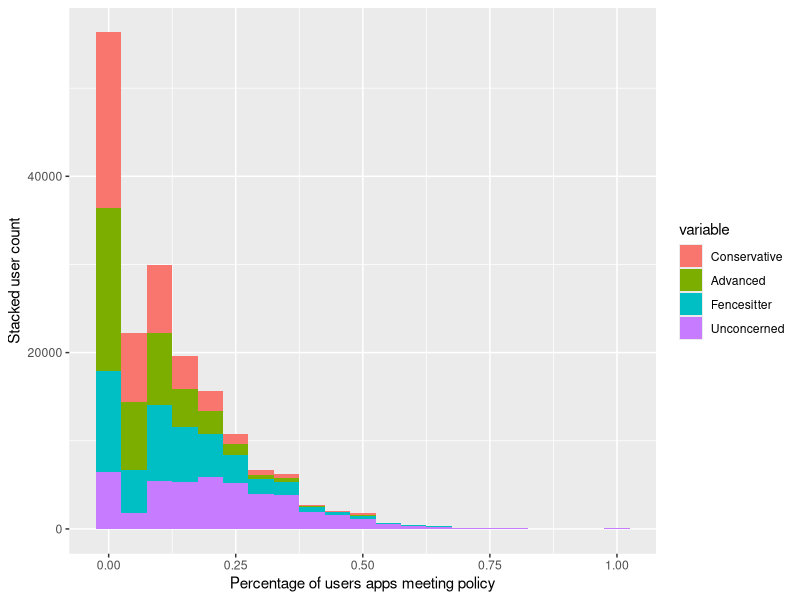
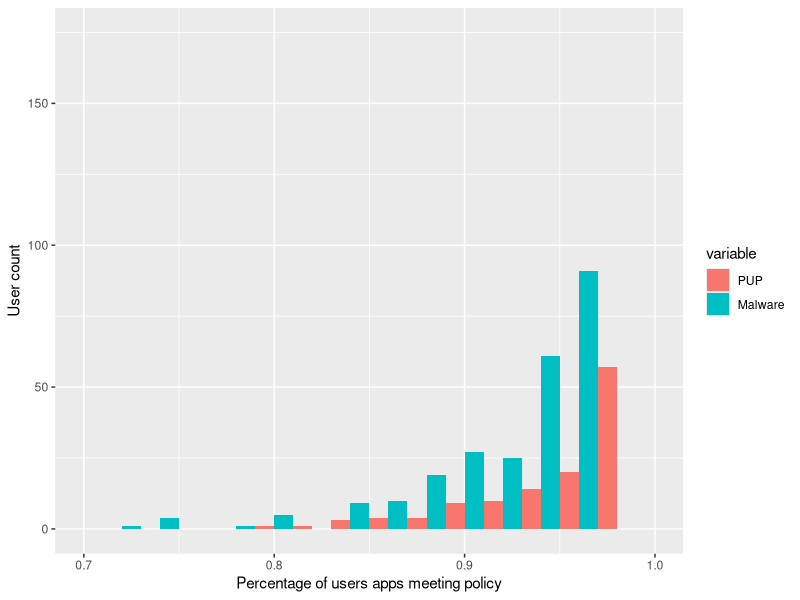

Generate these figures, in order, with R:
library('ggplot2')
library('reshape2')

advanced     <- read.csv('advanced.csv')
conservative <- read.csv('conservative.csv')
fencesitter  <- read.csv('fencesitter.csv')
malware      <- read.csv('malware.csv')
pus          <- read.csv('pus.csv')
unconcerned  <- read.csv('unconcerned.csv')
pup <- read.csv('pup.csv')

installs <- read.csv('user-installs.csv')

setEPS()
postscript("lin.eps", width=6, height=3)

lin <- merge(merge(merge(conservative, advanced), fencesitter), unconcerned)
lin_ <- merge(lin, installs)
lin__ <- lin_[lin_$installs > 20,]
lin___ <- lin__[,1:5]

d_lin <- melt(lin___, id.vars=c(1))
p_lin <- ggplot(d_lin, aes(x=value, fill=variable)) + geom_histogram(binwidth=0.05)
update_labels(p_lin, list(x="Percentage of users apps meeting policy", y="Stacked user count", color="Policy"))
dev.off()

setEPS()
postscript("malware.eps", width=6, height=3)
bad <- merge(pup,malware)

bad_ <- merge(bad, installs)
bad__ <- bad_[bad_$installs > 20,]
bad___ <- bad__[,1:3]

d_bad <- melt(bad___, id.vars=c(1))
p_bad <- ggplot(d_bad, aes(x=value, fill=variable)) + geom_histogram(binwidth=0.02, position="dodge") + ylim(0,175) + xlim(0.7, 0.9999) # + scale_y_sqrt()
update_labels(p_bad, list(x="Percentage of users apps meeting policy", y="User count", color="Policy"))
dev.off()

